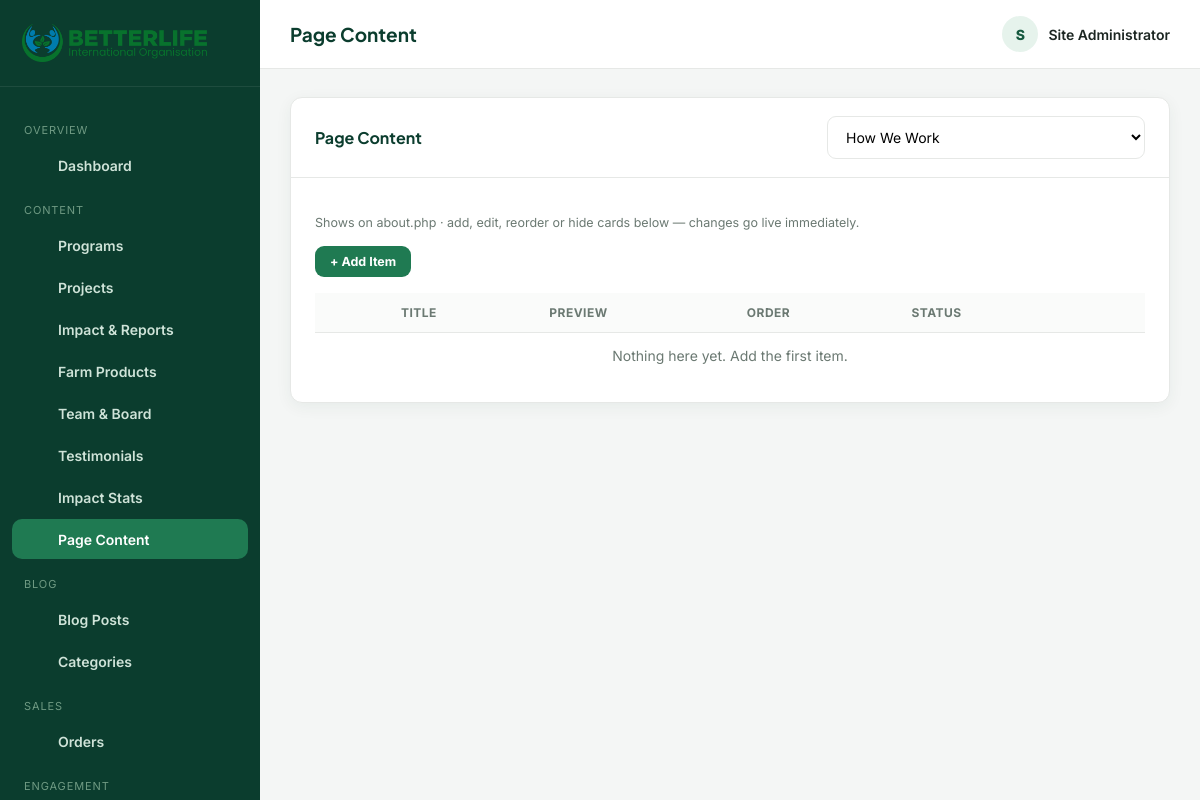
The page /admin/content.php (signed in) on the database as committed earlier.
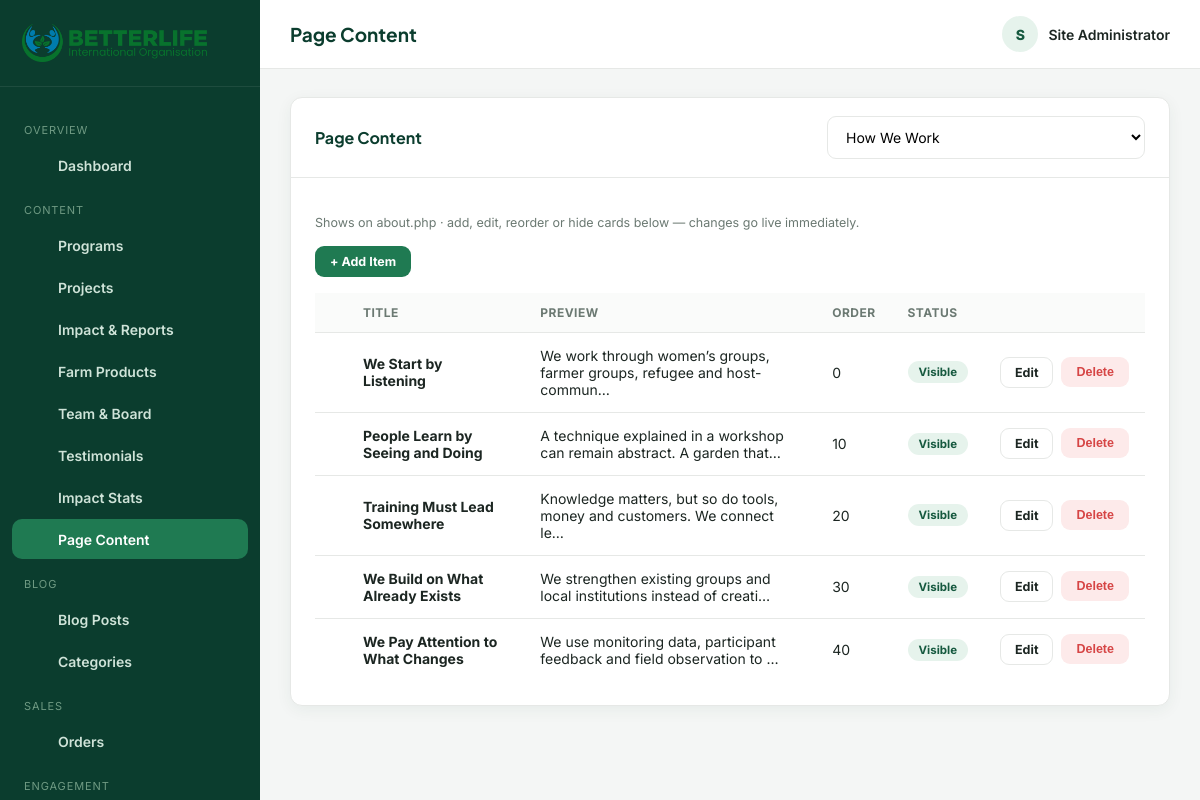
The same page on the database as committed later.
### tables this page shows
CREATE TABLE content_items (
  id INT AUTO_INCREMENT PRIMARY KEY,
  page VARCHAR(40) NOT NULL,
  section_key VARCHAR(80) NOT NULL,
  title VARCHAR(255) NOT NULL DEFAULT '',
  subtitle VARCHAR(255) NULL,
  body TEXT NULL,
  image VARCHAR(255) NULL,
  cta_label VARCHAR(120) NULL,
  cta_href VARCHAR(255) NULL,
  extra VARCHAR(120) NULL,
  sort_order INT NOT NULL DEFAULT 0,
  status TINYINT(1) NOT NULL DEFAULT 1,
  created_at TIMESTAMP DEFAULT CURRENT_TIMESTAMP,
  updated_at TIMESTAMP DEFAULT CURRENT_TIMESTAMP ON UPDATE CURRENT_TIMESTAMP,
  KEY idx_page_section (page, section_key, sort_order)
);

### admin/content.php (the view, shortened to what this page needs)
<?php
require_once __DIR__ . '/includes/auth.php';
$activeNav = 'content';
$sectionKeyParam = $_GET['s'] ?? array_key_first($SECTIONS);
$current = $SECTIONS[$sectionKeyParam];
    ?>
    <?php
$pageTitle = 'Page Content';
$items = content_items($pdo, $current['page'], $current['section']);
$stmt = $pdo->prepare("SELECT * FROM content_items WHERE page = ? AND section_key = ? ORDER BY sort_order, id");
$stmt->execute([$current['page'], $current['section']]);
$items = $stmt->fetchAll();
$nextOrder = $items ? ((int) end($items)['sort_order'] + 10) : 0;
$grouped = [];
foreach ($SECTIONS as $key => $s) $grouped[$s['group']][$key] = $s['label'];
require __DIR__ . '/includes/header.php';
?>
<div class="panel">
  <div class="panel-head" style="flex-wrap:wrap;gap:12px;">
    <h3>Page Content</h3>
    <form method="get" style="display:flex;gap:10px;align-items:center;">
      <select name="s" class="form-control" onchange="this.form.submit()" style="min-width:280px;">
        <?php foreach ($grouped as $groupLabel => $opts): ?>
          <optgroup label="<?= h($groupLabel) ?>">
            <?php foreach ($opts as $key => $label): ?>
              <option value="<?= h($key) ?>" <?= $key === $sectionKeyParam ? 'selected' : '' ?>><?= h($label) ?></option>
            <?php endforeach; ?>
          </optgroup>
        <?php endforeach; ?>
      </select>
    </form>
  </div>
  <div class="panel-body">
    <p class="help-text" style="margin-bottom:16px;">
      Shows on <a href="<?= SITE_URL ?>/<?= h($current['page_url']) ?>" target="_blank"><?= h($current['page_url']) ?></a> &middot;
      add, edit, reorder or hide cards below &mdash; changes go live immediately.
    </p>
    <a href="<?= ADMIN_URL ?>/content.php?s=<?= urlencode($sectionKeyParam) ?>&action=add&next_order=<?= $nextOrder ?>" class="btn btn-primary btn-sm" style="margin-bottom:16px;display:inline-block;">+ Add Item</a>
    <div class="table-wrap">
      <table class="data-table">
        <thead><tr><th></th><th>Title</th><th>Preview</th><th>Order</th><th>Status</th><th></th></tr></thead>
        <tbody>
          <?php if (!$items): ?><tr class="empty-row"><td colspan="6">Nothing here yet. Add the first item.</td></tr><?php endif; ?>
          <?php foreach ($items as $it): ?>
            <tr>
              <td><?php if ($it['image']): ?><img src="<?= asset_url($it['image']) ?>" class="row-thumb"><?php endif; ?></td>
              <td><strong><?= h($it['title']) ?></strong><?php if ($it['subtitle']): ?><div class="muted" style="font-size:12px;"><?= h($it['subtitle']) ?></div><?php endif; ?></td>
              <td><?= h(excerpt((string) $it['body'], 70)) ?></td>
              <td><?= (int) $it['sort_order'] ?></td>
              <td><span class="badge <?= $it['status'] ? 'badge-green' : 'badge-gray' ?>"><?= $it['status'] ? 'Visible' : 'Hidden' ?></span></td>
              <td>
                <div class="row-actions">
                  <a href="<?= ADMIN_URL ?>/content.php?s=<?= urlencode($sectionKeyParam) ?>&action=edit&id=<?= $it['id'] ?>" class="btn btn-outline btn-sm">Edit</a>
                  <form method="post" style="display:inline;"><button type="submit" class="btn btn-danger btn-sm" data-confirm="Delete this item?">Delete</button></form>
                </div>
              </td>
            </tr>
          <?php endforeach; ?>
        </tbody>
      </table>
    </div>
  </div>
</div>
<?php require __DIR__ . '/includes/footer.php'; ?>

### admin/includes/header.php (shortened to what this page needs)
<?php
$admin = current_admin();
$logo = setting($pdo, 'logo', 'assets/img/logo.png');
$navItems = [
  ['group' => 'Overview', 'items' => [
    ['key' => 'dashboard', 'label' => 'Dashboard', 'icon' => 'grid', 'href' => ADMIN_URL . '/index.php'],
  ]],
  ['group' => 'Content', 'items' => [
    ['key' => 'programs', 'label' => 'Programs', 'icon' => 'leaf', 'href' => ADMIN_URL . '/programs.php'],
    ['key' => 'projects', 'label' => 'Projects', 'icon' => 'box', 'href' => ADMIN_URL . '/projects.php'],
    ['key' => 'impact-reports', 'label' => 'Impact & Reports', 'icon' => 'trending-up', 'href' => ADMIN_URL . '/impact-reports.php'],
    ['key' => 'products', 'label' => 'Farm Products', 'icon' => 'shopping-bag', 'href' => ADMIN_URL . '/products.php'],
    ['key' => 'team', 'label' => 'Team & Board', 'icon' => 'users', 'href' => ADMIN_URL . '/team.php'],
    ['key' => 'testimonials', 'label' => 'Testimonials', 'icon' => 'message', 'href' => ADMIN_URL . '/testimonials.php'],
    ['key' => 'stats', 'label' => 'Impact Stats', 'icon' => 'trending-up', 'href' => ADMIN_URL . '/stats.php'],
    ['key' => 'content', 'label' => 'Page Content', 'icon' => 'file-text', 'href' => ADMIN_URL . '/content.php'],
  ]],
  ['group' => 'Blog', 'items' => [
    ['key' => 'blog', 'label' => 'Blog Posts', 'icon' => 'newspaper', 'href' => ADMIN_URL . '/blog.php'],
    ['key' => 'blog-categories', 'label' => 'Categories', 'icon' => 'tag', 'href' => ADMIN_URL . '/blog-categories.php'],
  ]],
  ['group' => 'Sales', 'items' => [
    ['key' => 'orders', 'label' => 'Orders', 'icon' => 'box', 'href' => ADMIN_URL . '/orders.php'],
  ]],
  ['group' => 'Engagement', 'items' => [
    ['key' => 'messages', 'label' => 'Messages', 'icon' => 'mail', 'href' => ADMIN_URL . '/messages.php'],
    ['key' => 'subscribers', 'label' => 'Subscribers', 'icon' => 'send', 'href' => ADMIN_URL . '/subscribers.php'],
  ]],
  ['group' => 'Site', 'items' => [
    ['key' => 'settings', 'label' => 'Site Settings', 'icon' => 'settings', 'href' => ADMIN_URL . '/settings.php'],
  ]],
];
?>
<!DOCTYPE html>
<html lang="en">
<head>
<link rel="stylesheet" href="<?= ADMIN_URL ?>/assets/css/admin.css?v=<?= @filemtime(__DIR__ . '/../assets/css/admin.css') ?: time() ?>">
</head>
<body>
<div class="admin-layout">
  <aside class="sidebar" id="adminSidebar">
    <div class="brand">
      <img src="<?= asset_url($logo) ?>" alt="Logo">
    </div>
    <nav>
      <?php foreach ($navItems as $group): ?>
        <div class="nav-label"><?= h($group['group']) ?></div>
        <?php foreach ($group['items'] as $item): ?>
          <a href="<?= $item['href'] ?>" class="nav-link <?= ($activeNav ?? '') === $item['key'] ? 'active' : '' ?>">
            <span class="ico"><?= icon($item['icon'], 18) ?></span> <?= h($item['label']) ?>
          </a>
        <?php endforeach; ?>
      <?php endforeach; ?>
    </nav>
  </aside>
  <div class="main">
    <div class="topbar-admin">
      <div style="display:flex;align-items:center;gap:14px;">
        <div>
          <h1><?= h($pageTitle ?? 'Dashboard') ?></h1>
        </div>
      </div>
      <div class="admin-user">
        <div class="av"><?= h(strtoupper(substr($admin['name'] ?? 'A', 0, 1))) ?></div>
        <span><?= h($admin['name'] ?? 'Admin') ?></span>
      </div>
    </div>
    <div class="content">

### includes/functions.php (shortened to what this page needs)
<?php
function settings_all(PDO $pdo): array
{
    static $cache = null;
    if ($cache === null) {
        $cache = [];
        foreach ($pdo->query('SELECT setting_key, setting_value FROM settings') as $row) {
            $cache[$row['setting_key']] = $row['setting_value'];
        }
    }
    return $cache;
}
function setting(PDO $pdo, string $key, string $default = ''): string
{
    $all = settings_all($pdo);
    return $all[$key] ?? $default;
}
function content_items(PDO $pdo, string $page, string $sectionKey): array
{
    $stmt = $pdo->prepare("SELECT * FROM content_items WHERE page = ? AND section_key = ? AND status = 1 ORDER BY sort_order, id");
    $stmt->execute([$page, $sectionKey]);
    return $stmt->fetchAll();
}
function h(?string $value): string
{
    return htmlspecialchars($value ?? '', ENT_QUOTES, 'UTF-8');
}
function excerpt(string $text, int $length = 160): string
{
    $text = trim(strip_tags($text));
    return mb_substr($text, 0, $length) . '…';
}
function current_admin(): ?array
{
    return $_SESSION['admin'] ?? null;
}
function asset_url(?string $path): string
{
    return SITE_URL . '/' . ltrim($path, '/');
}
function icon(string $name, int $size = 20): string
{
    $d = $paths[$name] ?? $paths['leaf'];
    return '<svg width="' . $size . '" height="' . $size . '" viewBox="0 0 24 24" fill="none" stroke="currentColor" stroke-width="1.8" stroke-linecap="round" stroke-linejoin="round" aria-hidden="true">' . $d . '</svg>';
}

### admin/includes/footer.php (shortened to what this page needs)
    </div>
  </div>
</div>
</body>
</html>

### admin/assets/css/admin.css (style rules this page uses)
:root { --a-green-900: #0b3d2e; --a-green-700: #16593f; --a-green-600: #1f7a52; --a-green-100: #e6f3ec; --a-blue-700: #0e6788; --a-blue-600: #1583ab; --a-blue-100: #e5f5fb; --a-bg: #f4f6f5; --a-card: #ffffff; --a-border: #e6e8e6; --a-ink: #1c2622; --a-ink-soft: #6b7972; --a-radius: 12px; --a-shadow: 0 4px 16px rgba(11,61,46,.06); --a-danger: #d64545; --a-warn: #e2a72e; }
* { box-sizing: border-box; }
body { margin: 0; font-family: 'Inter', sans-serif; background: var(--a-bg); color: var(--a-ink); }
a { text-decoration: none; color: inherit; }
h1,h2,h3,h4 { font-family: 'Plus Jakarta Sans','Poppins',sans-serif; margin: 0 0 .4em; color: var(--a-green-900); }
img { max-width: 100%; }
.admin-layout { display: flex; min-height: 100vh; }
.sidebar { width: 260px; background: var(--a-green-900); color: #cfe3d8; flex-shrink: 0; position: sticky; top: 0; height: 100vh; overflow-y: auto; display: flex; flex-direction: column; }
.sidebar .brand { display: flex; align-items: center; gap: 10px; padding: 24px 22px; border-bottom: 1px solid rgba(255,255,255,.08); }
.sidebar .brand img { height: 38px; }
.sidebar nav { flex: 1; padding: 18px 12px; }
.sidebar .nav-label { font-size: 11px; text-transform: uppercase; letter-spacing: .08em; color: #6f9a83; margin: 18px 12px 8px; }
.sidebar a.nav-link { display: flex; align-items: center; gap: 12px; padding: 11px 14px; border-radius: 10px; font-size: 14px; font-weight: 600; color: #cfe3d8; margin-bottom: 2px; transition: background .15s; }
.sidebar a.nav-link .ico { width: 20px; text-align: center; }
.sidebar a.nav-link.active { background: var(--a-green-600); color: #fff; }
.main { flex: 1; min-width: 0; }
.topbar-admin { background: #fff; border-bottom: 1px solid var(--a-border); padding: 16px 30px; display: flex; align-items: center; justify-content: space-between; position: sticky; top: 0; z-index: 20; }
.topbar-admin h1 { font-size: 19px; margin: 0; }
.admin-user { display: flex; align-items: center; gap: 10px; font-size: 14px; font-weight: 600; }
.admin-user .av { width: 36px; height: 36px; border-radius: 50%; background: var(--a-green-100); color: var(--a-green-700); display: flex; align-items: center; justify-content: center; font-weight: 800; }
.content { padding: 28px 30px 60px; }
.panel { background: var(--a-card); border-radius: var(--a-radius); box-shadow: var(--a-shadow); border: 1px solid var(--a-border); margin-bottom: 26px; }
.panel-head { padding: 18px 24px; border-bottom: 1px solid var(--a-border); display: flex; align-items: center; justify-content: space-between; gap: 14px; flex-wrap: wrap; }
.panel-head h3 { font-size: 16px; margin: 0; }
.panel-body { padding: 24px; }
.btn { display: inline-flex; align-items: center; gap: 8px; padding: 10px 20px; border-radius: 9px; font-weight: 700; font-size: 13.5px; border: 1.5px solid transparent; cursor: pointer; transition: .15s; }
.btn-primary { background: var(--a-green-600); color: #fff; }
.btn-outline { background: #fff; border-color: var(--a-border); color: var(--a-ink); }
.btn-danger { background: #fdeaea; color: var(--a-danger); }
.btn-sm { padding: 7px 14px; font-size: 12.5px; }
.table-wrap { overflow-x: auto; }
table.data-table { width: 100%; border-collapse: collapse; font-size: 14px; }
table.data-table th { text-align: left; padding: 12px 16px; background: #fafbfa; color: var(--a-ink-soft); font-size: 12px; text-transform: uppercase; letter-spacing: .04em; border-bottom: 1px solid var(--a-border); }
table.data-table td { padding: 14px 16px; border-bottom: 1px solid var(--a-border); vertical-align: middle; }
table.data-table tr:last-child td { border-bottom: none; }
.row-actions { display: flex; gap: 8px; }
.badge { display: inline-flex; align-items: center; gap: 5px; padding: 4px 11px; border-radius: 999px; font-size: 11.5px; font-weight: 700; }
.badge-green { background: var(--a-green-100); color: var(--a-green-700); }
.form-control, select.form-control, textarea.form-control { width: 100%; padding: 11px 14px; border-radius: 9px; border: 1.5px solid var(--a-border); font-family: inherit; font-size: 14px; background: #fff; }
.help-text { font-size: 12.5px; color: var(--a-ink-soft); }
.ico { display: inline-flex; align-items: center; justify-content: center; flex-shrink: 0; }
.empty-row td { text-align: center; padding: 50px 20px; color: var(--a-ink-soft); }

Rows that differ between the two databases and show on the page:
added content_items: title "We Start by Listening", body "We work through women’s groups, farmer groups, refugee and host-commun…", sort_order "0", status "Visible"
added content_items: title "People Learn by Seeing and Doing", body "A technique explained in a workshop can remain abstract. A garden that…", sort_order "10", status "Visible"
added content_items: title "Training Must Lead Somewhere", body "Knowledge matters, but so do tools, money and customers. We connect le…", sort_order "20", status "Visible"
added content_items: title "We Build on What Already Exists", body "We strengthen existing groups and local institutions instead of creati…", sort_order "30", status "Visible"
added content_items: title "We Pay Attention to What Changes", body "We use monitoring data, participant feedback and field observation to …", sort_order "40", status "Visible"
Other text that changed with them:
text no longer shown: "Nothing here yet. Add the first item."
